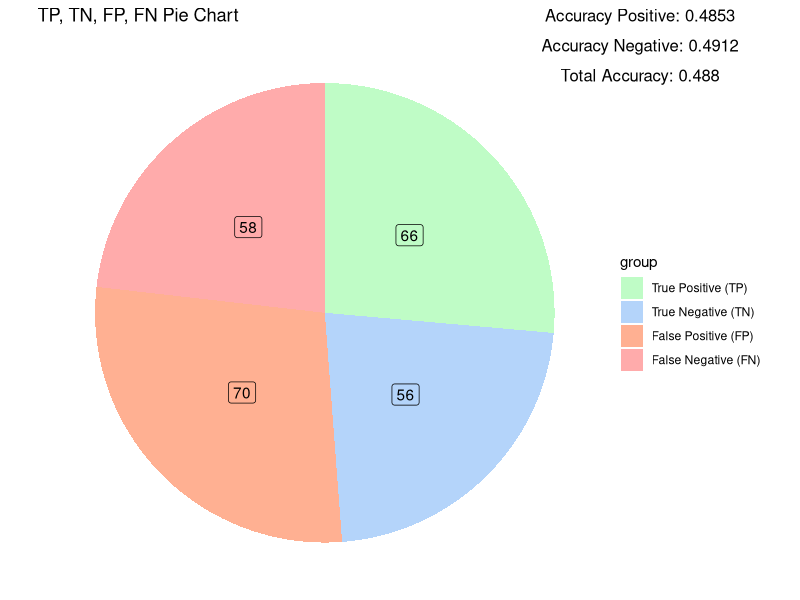

Here is the R script that generated this plot:
## ---- chunk 1
library('tidyverse')
library('ggrepel')
library('grid')
library("cowplot")

## ---- chunk 2

Accuracy_Label_Table <- function (Labels, Guesses) {
  Value_P <- function(Label, Guess){
  bin <- as.integer( #Returns int equivalent of binary value Label,Guess
    strtoi(
      paste0(Label * 10 + Guess), 
      base = 2
      )
    )
  
    arr <- c("TN", #Label = 0, Guess = 0
             "FP", #Label = 0, Guess = 1
             "FN", #Label = 1, Guess = 0
             "TP" #Label = 1, Guess = 1
             )
    return(arr[bin+1])
  
  
  }
  
  result <- map2(.x = Labels, .y = Guesses,.f = Value_P) %>% unlist()
  result
  
  TN_Count <- result[result == "TN"] %>% length()
  FP_Count <- result[result == "FP"] %>% length()
  FN_Count <- result[result == "FN"] %>% length()
  TP_Count <- result[result == "TP"] %>% length()
  
  
  group = c("True Negative (TN)", #Label = 0, Guess = 0
             "False Positive (FP)", #Label = 0, Guess = 1
             "False Negative (FN)", #Label = 1, Guess = 0
             "True Positive (TP)" #Label = 1, Guess = 1
             )
  value = c(TN_Count,
            FP_Count,
            FN_Count,
            TP_Count)
  
  data.frame(group = group,
             value = value)
}
#Accuracy_tb


FP_Pie_Chart <- function(Labels, Guesses) {
  a_table <- Accuracy_Label_Table(Labels = Labels,
                     Guesses = Guesses)

  N_Acc <- round(a_table[1,2] / (a_table[1,2] + a_table[3,2]), digits = 4)
  P_Acc <- round(a_table[4,2] / (a_table[4,2] + a_table[2,2]), digits = 4)
  Acc <- round((a_table[1,2] + a_table[4,2]) / (a_table[1,2] + a_table[3,2] + a_table[4,2] + a_table[2,2]), digits = 4)
  
  plt <- a_table %>%
    ggplot(aes(x = "", y = value, fill = group)) +
    geom_col() + 
    geom_label(aes(label = value),
               position = position_stack(vjust = 0.5),
               show.legend = FALSE) +
    coord_polar(theta = "y") +
    scale_fill_manual(values = c("#FFABAB", "#FFB092",
                                 "#b4d4fa", "#BFFCC6"),
                      guide = guide_legend(reverse = TRUE)) + 
    ggtitle("TP, TN, FP, FN Pie Chart") +
    theme_void()
  
  plt <- ggdraw(plt)
  
  plt <- plt +
    annotation_custom(grob = textGrob(paste0("Accuracy Positive: ",P_Acc)),  xmin = 1 - .2, xmax = 1 - .2, ymin = 1 - .025, ymax = 1- .025) +
    annotation_custom(grob = textGrob(paste0("Accuracy Negative: ",N_Acc)),  xmin = 1 - .2, xmax = 1 - .2, ymin = 1 - .025 - .05, ymax = 1- .025 - .05) +
    annotation_custom(grob = textGrob(paste0("Total Accuracy: ",Acc)),  xmin = 1 - .2, xmax = 1 - .2, ymin = 1 - .025 - .1, ymax = 1- .025 - .1)
  plt
}



## ---- chunk 3

Labels =  sample(0:1,250,replace=TRUE)
Guesses = sample(0:1,250,replace=TRUE)



Accuracy_Label_Table(Labels = Labels,
                     Guesses = Guesses)


FP_Pie_Chart(Labels =  Labels,
             Guesses = Guesses)






